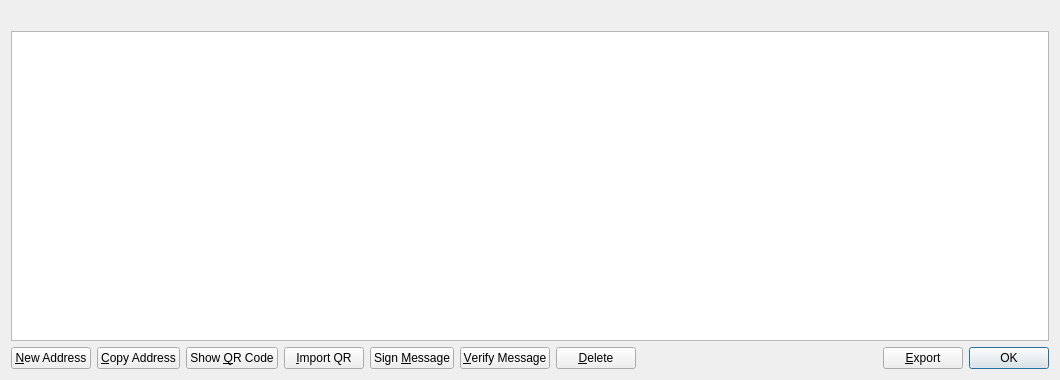
<?xml version="1.0" encoding="UTF-8"?>
<ui version="4.0">
 <class>AddressBookPage</class>
 <widget class="QWidget" name="AddressBookPage">
  <property name="geometry">
   <rect>
    <x>0</x>
    <y>0</y>
    <width>1060</width>
    <height>380</height>
   </rect>
  </property>
  <property name="windowTitle">
   <string>Address Book</string>
  </property>
  <layout class="QVBoxLayout" name="verticalLayout">
   <item>
    <widget class="QLabel" name="labelExplanation">
     <property name="styleSheet">
      <string notr="true"/>
     </property>
     <property name="textFormat">
      <enum>Qt::PlainText</enum>
     </property>
     <property name="wordWrap">
      <bool>true</bool>
     </property>
    </widget>
   </item>
   <item>
    <widget class="QTableView" name="tableView">
     <property name="contextMenuPolicy">
      <enum>Qt::CustomContextMenu</enum>
     </property>
     <property name="toolTip">
      <string>Double-click to edit address or label</string>
     </property>
     <property name="styleSheet">
      <string notr="true"/>
     </property>
     <property name="tabKeyNavigation">
      <bool>false</bool>
     </property>
     <property name="alternatingRowColors">
      <bool>true</bool>
     </property>
     <property name="selectionMode">
      <enum>QAbstractItemView::SingleSelection</enum>
     </property>
     <property name="selectionBehavior">
      <enum>QAbstractItemView::SelectRows</enum>
     </property>
     <property name="sortingEnabled">
      <bool>true</bool>
     </property>
     <attribute name="verticalHeaderVisible">
      <bool>false</bool>
     </attribute>
    </widget>
   </item>
   <item>
    <layout class="QHBoxLayout" name="horizontalLayout">
     <item>
      <widget class="QPushButton" name="newAddress">
       <property name="toolTip">
        <string>Create a new address</string>
       </property>
       <property name="text">
        <string>&amp;New Address</string>
       </property>
       <property name="icon">
        <iconset resource="../bitcoin.qrc">
         <normaloff>:/icons/add</normaloff>:/icons/add</iconset>
       </property>
      </widget>
     </item>
     <item>
      <widget class="QPushButton" name="copyAddress">
       <property name="toolTip">
        <string>Copy the currently selected address to the system clipboard</string>
       </property>
       <property name="text">
        <string>&amp;Copy Address</string>
       </property>
       <property name="icon">
        <iconset resource="../bitcoin.qrc">
         <normaloff>:/icons/editcopy</normaloff>:/icons/editcopy</iconset>
       </property>
      </widget>
     </item>
     <item>
      <widget class="QPushButton" name="showQRCode">
       <property name="text">
        <string>Show &amp;QR Code</string>
       </property>
       <property name="icon">
        <iconset resource="../bitcoin.qrc">
         <normaloff>:/icons/qrcode</normaloff>:/icons/qrcode</iconset>
       </property>
      </widget>
     </item>
     <item>
      <widget class="QPushButton" name="importQRCodeButton">
       <property name="text">
        <string>&amp;Import QR</string>
       </property>
       <property name="icon">
        <iconset resource="../bitcoin.qrc">
         <normaloff>:/icons/qrcode</normaloff>:/icons/qrcode</iconset>
       </property>
      </widget>
     </item>
     <item>
      <widget class="QPushButton" name="signMessage">
       <property name="toolTip">
        <string>Sign a message to prove you own a TorvaCoin address</string>
       </property>
       <property name="text">
        <string>Sign &amp;Message</string>
       </property>
       <property name="icon">
        <iconset resource="../bitcoin.qrc">
         <normaloff>:/icons/edit</normaloff>:/icons/edit</iconset>
       </property>
      </widget>
     </item>
     <item>
      <widget class="QPushButton" name="verifyMessage">
       <property name="toolTip">
        <string>Verify a message to ensure it was signed with a specified TorvaCoin address</string>
       </property>
       <property name="text">
        <string>&amp;Verify Message</string>
       </property>
       <property name="icon">
        <iconset resource="../bitcoin.qrc">
         <normaloff>:/icons/transaction_0</normaloff>:/icons/transaction_0</iconset>
       </property>
      </widget>
     </item>
     <item>
      <widget class="QPushButton" name="deleteAddress">
       <property name="toolTip">
        <string>Delete the currently selected address from the list</string>
       </property>
       <property name="text">
        <string>&amp;Delete</string>
       </property>
       <property name="icon">
        <iconset resource="../bitcoin.qrc">
         <normaloff>:/icons/remove</normaloff>:/icons/remove</iconset>
       </property>
      </widget>
     </item>
     <item>
      <spacer name="horizontalSpacer">
       <property name="orientation">
        <enum>Qt::Horizontal</enum>
       </property>
       <property name="sizeHint" stdset="0">
        <size>
         <width>40</width>
         <height>20</height>
        </size>
       </property>
      </spacer>
     </item>
     <item>
      <widget class="QPushButton" name="exportButton">
       <property name="toolTip">
        <string>Export the data in the current tab to a file</string>
       </property>
       <property name="text">
        <string>&amp;Export</string>
       </property>
       <property name="icon">
        <iconset resource="../bitcoin.qrc">
         <normaloff>:/icons/export</normaloff>:/icons/export</iconset>
       </property>
      </widget>
     </item>
     <item>
      <widget class="QDialogButtonBox" name="buttonBox">
       <property name="sizePolicy">
        <sizepolicy hsizetype="Maximum" vsizetype="Fixed">
         <horstretch>0</horstretch>
         <verstretch>0</verstretch>
        </sizepolicy>
       </property>
       <property name="standardButtons">
        <set>QDialogButtonBox::Ok</set>
       </property>
      </widget>
     </item>
    </layout>
   </item>
  </layout>
 </widget>
 <resources>
  <include location="../bitcoin.qrc"/>
 </resources>
 <connections/>
</ui>
